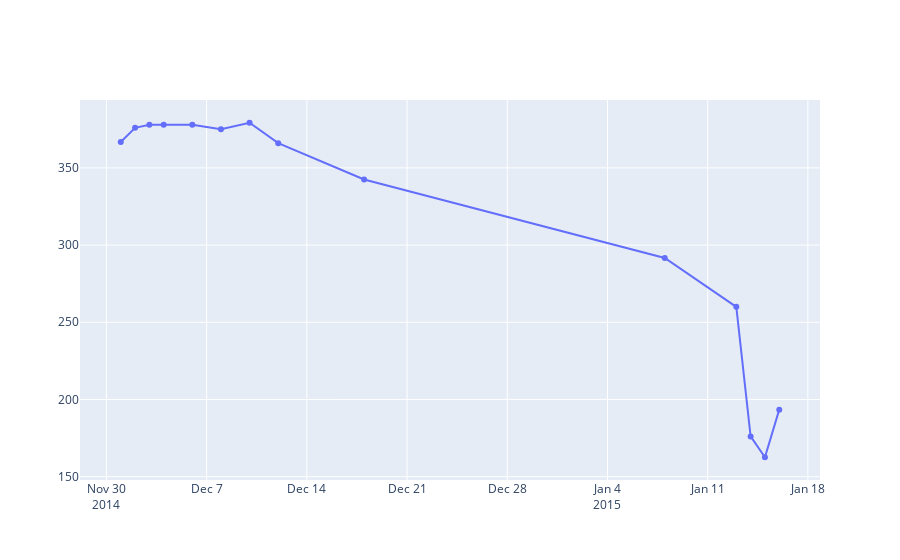

Here is the notebook cell this chart was saved with:
### Code cell
data = [go.Scatter(x=real_price.index, y=real_price.values)]

plotly.offline.iplot(data)

### Figure 1 — Plotly figure (JSON) as saved in the notebook; plotly's stock layout.template omitted (floating-point values rounded to 4 significant figures)
{"data": [{"type": "scatter", "x": ["2014-12-01", "2014-12-02", "2014-12-03", "2014-12-04", "2014-12-06", "2014-12-08", "2014-12-10", "2014-12-12", "2014-12-18", "2015-01-08", "2015-01-13", "2015-01-14", "2015-01-15", "2015-01-16"], "y": [366.8, 375.9, 377.9, 378.0, 378, 375.0, 379.2, 366.0, 342.5, 291.7, 260, 176.1, 162.6, 193.4]}], "layout": {"autosize": true, "xaxis": {"autorange": true, "range": ["2014-11-28 04:36:56.2589", "2015-01-18 19:23:03.7411"], "type": "date"}, "yaxis": {"autorange": true, "range": [146.7, 395.1], "type": "linear"}}}
